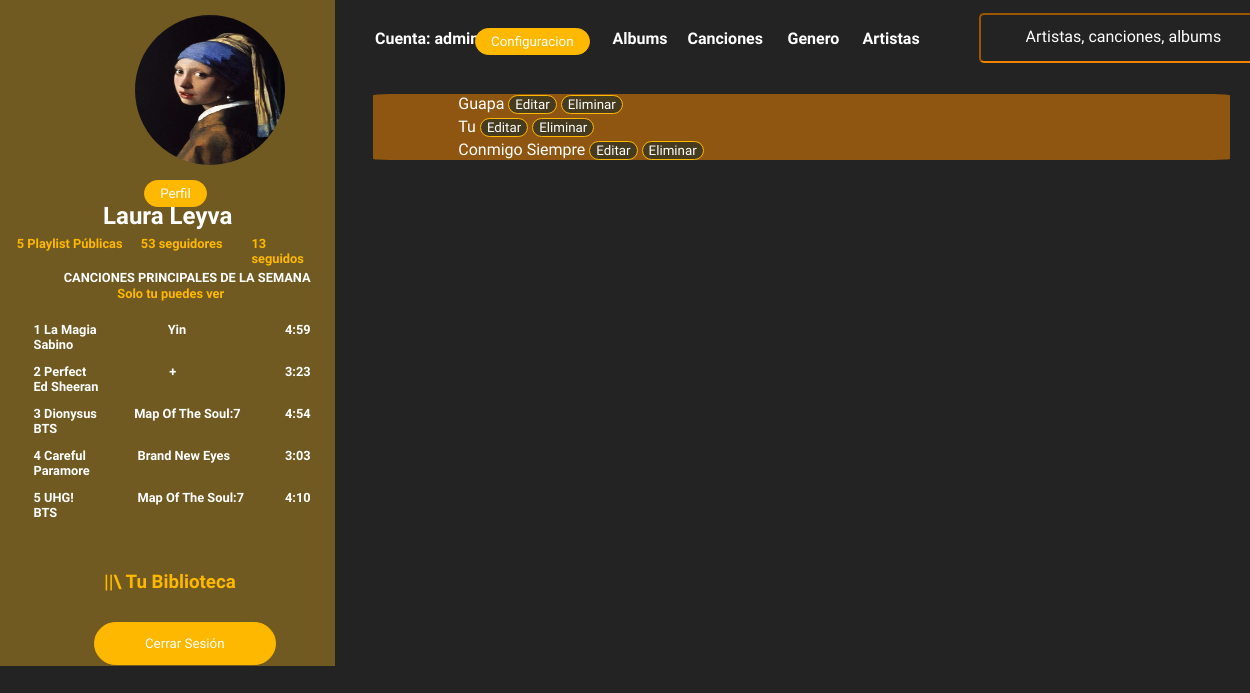
/m_canciones/ (signed in), run on the app's committed database.
### control_usuarios/models.py (models this page shows, shortened)
class User(AbstractUser):
    avatar = models.ImageField(upload_to='avatares/', default='avatares/logouser.jpg')
    desc = models.TextField(null=True, blank=True)
    num_tel = models.CharField(max_length = 20, null=True, blank=True)
    pais = models.CharField(max_length = 30)
    fecha_nac = models.DateField(default="2018-07-22")
    tipo_us = models.CharField(max_length = 30, default="normal")

### control_musica/models.py (models this page shows, shortened)
class Canciones(models.Model):
    fk_album = models.ForeignKey(Albumes, on_delete=models.CASCADE)
    fk_genero = models.ForeignKey(Generos, on_delete=models.CASCADE)
    cancion = models.CharField(max_length = 50)
    reproducciones = models.IntegerField(default=0)
    duracion = models.IntegerField()
    link =  models.CharField(max_length = 200)

### control_musica/views.py (the view)
# urls.py: path('m_canciones/', views.m_canciones_view, name="m_canciones_view"),
@login_required
def m_canciones_view(request):
    canciones = Canciones.objects.all()
    return render(request, 'mostrar_canciones.html', {'canciones':canciones})

### templates/mostrar_canciones.html
{% extends 'Home.html' %}
{% block content %}
{% for Cancion in canciones %}
<div class="mostrar_generos">
{{Cancion.cancion}}
    <button type="button" onclick="location.href = '/change_cancion/{{Cancion.pk}}'"  class="mostrar-button"> Editar </button>
    <button type="button" onclick="location.href = '/d_canciones/{{Cancion.pk}}'"  class="mostrar-button"> Eliminar </button>
</div>
{% endfor %}
{% endblock %}

### templates/Home.html (shortened to what this page needs)
{% load static %}
<!DOCTYPE html>
<html lang="en">
<head>
    <link rel="stylesheet" type="text/css" href="../static/css/Estilos.css">
</head>
<body class="general4">
    <div class="Artistas" onclick="location.href = '/artistas'">
        <h4>Artistas</h4>
    </div>
    <div class="Genero" onclick="location.href = '/generos'">
        <h4>Genero</h4>
    </div>
    <div class="Canciones" onclick="location.href = '/canciones'">
        <h4>Canciones</h4>
    </div>
    <div class="Albums" onclick="location.href = '/home'">
        <h4>Albums</h4>
    </div>
    {% if user.tipo_us == "admin" %}
    <div class="Cuenta_2">
        <h4>Cuenta: {{user.tipo_us}}</h4>
    </div>
    <button type="button" class="config" onclick="location.href = '/configuracion'"> Configuracion </button>
    {% endif %}
    <div class="box">
        <form method="post" action="{% url 'busqueda_view'%}">
        <div class="container-1">
            <input type="search" id="search" placeholder="Artistas, canciones, albums" name="search"/>
        </div>
        </form>
    </div>
    <div class="contenedor-menu">
        <div>
            <img src="{{ user.avatar.url }}" id="imagenes_menu">
        </div>
        <div class="Perfil">
            <button type="button" class="boton-perfil" onclick="location.href = '/change/{{user.id}}'">Perfil</button>
        </div>
        <div class="nom_user">
            <h2>{{user.first_name}} {{user.last_name}}</h2>
        </div>
        <div class="Playlist">
            <h5>5 Playlist Públicas</h5>
        </div>
        <div class="Seguidores">
            <h5>53 seguidores</h5>
        </div>
        <div class="Seguidos">
            <h5>13 seguidos</h5>
        </div>
        <div class="t1">
            <h5>CANCIONES PRINCIPALES DE LA SEMANA</h5>
        </div>
        <div class="t2">
            <h5>Solo tu puedes ver</h5>
        </div>
        <div class="tt1">
            <h5>1 La Magia<br>Sabino</h5>
        </div>
        <div class="tt2">
            <h5>2 Perfect<br>Ed Sheeran</h5>
        </div>
        <div class="tt3">
            <h5>3 Dionysus<br>BTS</h5>
        </div>
        <div class="tt4">
            <h5>4 Careful<br>Paramore</h5>
        </div>
        <div class="tt5">
            <h5>5 UHG!<br>BTS</h5>
        </div>
        <div class="tt6">
            <h5>Yin</h5>
        </div>
        <div class="tt7">
            <h5>+</h5>
        </div>
        <div class="tt8">
            <h5>Map Of The Soul:7</h5>
        </div>
        <div class="tt9">
            <h5>Brand New Eyes</h5>
        </div>
        <div class="tt10">
            <h5>Map Of The Soul:7</h5>
        </div>
        <div class="tt11">
            <h5>4:59</h5>
        </div>
        <div class="tt12">
            <h5>3:23</h5>
        </div>
        <div class="tt13">
            <h5>4:54</h5>
        </div>
        <div class="tt14">
            <h5>3:03</h5>
        </div>
        <div class="tt15">
            <h5>4:10</h5>
        </div>
        <div class="Biblioteca">
            <h3>||\ Tu Biblioteca</h3>
        </div>
        <div class="Cerrar-Sesion">
            <button onclick="location.href = '/logout'">Cerrar Sesión</button>
        </div>
    </div>
    <div class="contenedor-musica">
        {% block content %}
        {% endblock %}
    </div>
</body>
</html>

### data on the page
User: tipo_us "admin", avatar (picture), first_name "Laura", last_name "Leyva"
Canciones: cancion "Guapa"
Canciones: cancion "Tu"
Canciones: cancion "Conmigo Siempre"
